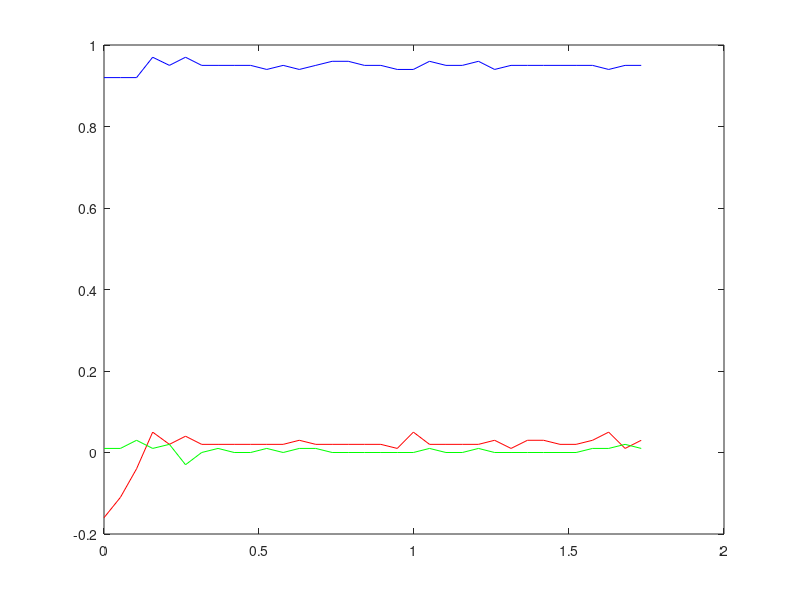

Recreate this plot in MATLAB. (Note: this script raises an error after producing the figure.)
clc
clear all
close all

%% DATA EXTRACTING | phi = roll | theta = pitch | psi = yaw
% acc_x | acc_y | acc_z | g_x | g_y | g_z | time | 
%   1       2       3      4     5     6     7     
fileID = fopen('data.txt','r');
DATA_SI = fscanf(fileID,'%f', [7 Inf]);
N = size(DATA_SI);
Nsamples = N(2)-1; %length of DATA
N_fingers = 1;
fclose(fileID);

%Pre-allocation of loop variables
% PhiSaved = zeros(N_fingers, N(2));
% ThetaSaved = PhiSaved;
% PsiSaved   = PhiSaved;

unit_transform_gyro = pi/180;

%Time ms -> s   
DATA_SI(7,:) = (DATA_SI(7,:)-DATA_SI(7,1))/1000;

%Angles from 5 fingers aquired from dataset
% for z = 1:N_fingers
%     PhiSaved(z, :)   = DATA_SI((z-1)*20+13, :) ;   % pitch
%     ThetaSaved(z, :) = DATA_SI((z-1)*20+14, :) ;   % roll
%     PsiSaved(z, :)   = DATA_SI((z-1)*20+15, :) ;   % yaw
%     
%     %Gyro LSB -> deg/s -> rad/s 
%     DATA_SI((z-1)*20+4,:) = (unit_transform_gyro)*DATA_SI((z-1)*20+4,:);
%     DATA_SI((z-1)*20+5,:) = (unit_transform_gyro)*DATA_SI((z-1)*20+5,:);
%     DATA_SI((z-1)*20+6,:) = (unit_transform_gyro)*DATA_SI((z-1)*20+6,:);
% end
  
    x = [0 0];
    y = [-1000,1000];
%% Plot the angle graph
%     figure()
% for z = 1:N_fingers
%     subplot(2,5,z)
%     P1=plot(DATA_SI(7,:), PhiSaved(z,:), 'r'); % roll
%     hold on
%     P2=plot(DATA_SI(7,:), ThetaSaved(z,:), 'b'); % pitch
%     P3=plot(DATA_SI(7,:), PsiSaved(z,:), 'g'); % yaw
%     refline([0 0])
%     title('IMU [graus]')
%     Timeline_1_1(z) = line('XData',x,'YData',y);
%     TimeValue_1_1(z)= xlabel('');
%     legend([P1 P2 P3],{'Phi', 'Theta', 'Psi'},'Location','northwest','AutoUpdate','off');
%     axis([0 DATA_SI(7,Nsamples) -180 180])
% end
% 

    %% Plot the acceleration graph
    figure()
for z=1:N_fingers
    %subplot(5,2,(z-1)*2+1)
    plot(DATA_SI(7,:),DATA_SI((z-1)*20+1,:),'r',DATA_SI(7,:),DATA_SI((z-1)*20+2,:),'g',DATA_SI(7,:),DATA_SI((z-1)*20+3,:),'b'); % ax ay az
    refline([0 0])
    title('Accel (m/s^2) IMU');
    Timeline_2_1(z) = line('XData',x,'YData',y);
    TimeValue_2_1(z)= xlabel('');
    legend({'AccX', 'AccY', 'AccZ'},'Location','northwest','AutoUpdate','off');
    axis([0 DATA_SI(7,Nsamples) -2.1 2.1])
end
    %% Plot the angular velocity graph
%     figure()
% for z=1:N_fingers
%     subplot(5,2,(z-1)*2+1)
%     plot(DATA_SI(7,:),DATA_SI((z-1)*20+4,:),'r',DATA_SI(7,:),DATA_SI((z-1)*20+5,:),'g',DATA_SI(7,:),DATA_SI((z-1)*20+6,:),'b'); % gx gy gz
%     refline([0 0])
%     title('Gyro (rad/s) IMU')
%     Timeline_3_1(z) = line('XData',x,'YData',y);
%     TimeValue_3_1(z)= xlabel('');
%     %legend({'GyroX', 'GyroY', 'GyroZ'},'Location','northwest','AutoUpdate','off');
%     axis([0 DATA_SI(7,Nsamples) -3 3])
% end

    
    %% Graphical Plot & Dynamic Plot
    %set IMU Object's vertex
%     posx = 1.5;
%     posy = 3;
%     posz = 0.5;
%     
%     % Poisition in y axis for the IMU 1 of each finger
%     %       Finger: 0 |  1  |  3 |  4 | 5
%     difference_y = [-9, 5, 10, 8, 4];
%     % Poisition in x axis for the IMU 1 of each finger
%     difference_x = [-18, -8, 0, 8, 16];
%     imu_distance = -15;
%     axis_size = 30;
%     
%     fac = [1 2 6 5;2 3 7 6;3 4 8 7;4 1 5 8;1 2 3 4;5 6 7 8];
%     
%     %Plot Object
%     figure()
%     view(3)
%     axis([-axis_size axis_size -axis_size axis_size -axis_size axis_size])
%     title('Finger state')
%     Realtime = xlabel(' ');
%     
%     Cuboid = zeros(8,3,5);
%     Cuboid2 = zeros(8,3,5);
%     
% for z = 1:N_fingers
%     Cuboid_1(z,:)=[-posx+difference_x(z),-posy-difference_y(z),-posz];
%     Cuboid_2(z,:)=[posx+difference_x(z),-posy-difference_y(z),-posz];
%     Cuboid_3(z,:)=[posx+difference_x(z),posy-difference_y(z),-posz];
%     Cuboid_4(z,:)=[-posx+difference_x(z),posy-difference_y(z),-posz];
%     Cuboid_5(z,:)=[-posx+difference_x(z),-posy-difference_y(z),posz];
%     Cuboid_6(z,:)=[posx+difference_x(z),-posy-difference_y(z),posz];
%     Cuboid_7(z,:)=[posx+difference_x(z),posy-difference_y(z),posz];
%     Cuboid_8(z,:)=[-posx+difference_x(z),posy-difference_y(z),posz];
% 
%     Cuboid(:,:,z)=[Cuboid_1(z,:); Cuboid_2(z,:); Cuboid_3(z,:); Cuboid_4(z,:); Cuboid_5(z,:); Cuboid_6(z,:); Cuboid_7(z,:); Cuboid_8(z,:)];
% 
%     Obejct_IMU(z) = patch('Faces', fac, 'Vertices', [0, 0, 0], 'FaceVertexCData',(1:6)','FaceColor','flat');
% end
%     % ?

%Animate
for k=1:Nsamples-1
    
    dt=(DATA_SI(7,k+1)-DATA_SI(7,k));
    %set(Realtime, 'String', sprintf('time = %.2f [s]', DATA_SI(7, k)))
%     
     for z=1:N_fingers
%         %Rotation matrix for vertex
%         Rz = [cosd(PsiSaved(z,k)) -sind(PsiSaved(z,k)) 0; sind(PsiSaved(z,k)) cosd(PsiSaved(z,k)) 0; 0 0 1];
%         Ry = [cosd(ThetaSaved(z,k)) 0 sind(ThetaSaved(z,k)); 0 1 0; -sind(ThetaSaved(z,k)) 0 cosd(ThetaSaved(z,k))];
%         Rx = [1 0 0; 0 -cosd(PhiSaved(z,k)) sind(PhiSaved(z,k)); 0 -sind(PhiSaved(z,k)) -cosd(PhiSaved(z,k))];
% 
%         for j=1:8
%             %Rotated vertex
%             Result_1(j,:,k,z) = Rx*Ry*Rz*Cuboid(j,:, z)';
%         end
% 
%         %Display realtime object and time
%         set(Obejct_IMU(z), 'Vertices', Result_1(:,:,k,z))

        %Display realtime sensor values
%          set(TimeValue_1_1(z), 'String', sprintf('Phi: %.2f  Theta: %.2f  Psi: %.2f', PhiSaved(z,k), ThetaSaved(z,k), PsiSaved(z,k)));
         set(TimeValue_2_1(z), 'String', sprintf('X: %.2f  Y: %.2f  Z: %.2f', DATA_SI((z-1)*20+1,k), DATA_SI((z-1)*20+2,k), DATA_SI((z-1)*20+3,k)));	%acc1
%          set(TimeValue_3_1(z), 'String', sprintf('X: %.2f  Y: %.2f  Z: %.2f', DATA_SI((z-1)*20+4,k), DATA_SI((z-1)*20+5,k), DATA_SI((z-1)*20+6,k)));	%gyro1
        %Display timeline
%          set(Timeline_1_1(z), 'XData', [DATA_SI(7, k) DATA_SI(7, k)]);
         set(Timeline_2_1(z), 'XData', [DATA_SI(7, k) DATA_SI(7, k)]);
%          set(Timeline_3_1(z), 'XData', [DATA_SI(7, k) DATA_SI(7, k)]);
    end
    % pause(dt)
    drawnow
end